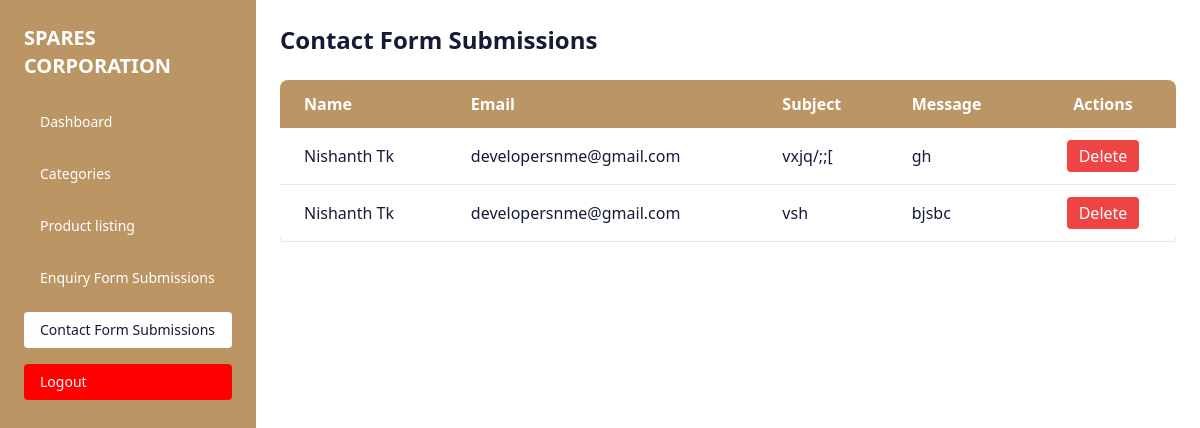
The app's page /admin_contact (signed in) with its own data.
### furnitureapp/models.py (models this page shows, shortened)
class Contact(models.Model):
    name = models.CharField(max_length=100)
    email = models.CharField(max_length=100)
    subject = models.CharField(max_length=100)
    message = models.TextField(max_length=1000)  # Use TextField for longer messages

### furnitureapp/views.py (the view)
# urls.py: path('admin_contact', views.admin_contact, name="admin_contact"),
@never_cache
@require_http_methods(["GET", "POST"])
def admin_contact(request):
    if not request.session.get('user_id'):
        return redirect('login')
    if request.method == "POST":
        contact_id = request.POST.get("contact_id")
        if contact_id:
            contact = get_object_or_404(Contact, id=contact_id)
            contact.delete()
            return redirect('admin_contact')  # Replace with your URL name
    contacts = Contact.objects.all()
    return render(request, 'admin_contact.html', {'contacts': contacts})

### furnitureapp/context_processors.py (called while the page is built)
def category_menu(request):
    selected_category = request.GET.get("category", "")
    categories = Category.objects.all()
    return {
        "categories": categories,
        "selected_category": selected_category
    }

### furnitureapp/templates/admin_contact.html (shortened to what this page needs)
<!DOCTYPE html>
<html lang="en">
<head>
  <script src="https://cdn.tailwindcss.com"></script>
</head>
<body class="bg-white text-[#151a37] font-sans">
  <div class="flex min-h-screen">
<div id="sidebar" class="fixed top-0 left-0 h-full w-64 bg-[#bc9565] text-white p-6 z-50 transform -translate-x-full md:translate-x-0 transition-transform duration-300 ease-in-out">
  <div class="flex items-center justify-between mb-6">
    <div class="w-full flex justify-center">
      <a href="{% url 'index' %}" id="brand" class="transition-all block">
      <h1 class="mt-2 text-lg md:text-xl md:mt-0 uppercase font-bold text-white">Spares Corporation</h1>
    </a>
    </div>
  </div>
  <nav>
    <ul class="space-y-4 text-sm">
      <li>
        <a href="{% url 'dashboard' %}" class="block py-2 px-4 rounded hover:bg-white hover:text-[#151a37]">Dashboard</a>
      </li>
      <li>
            <a href="{% url 'category' %}"
              class="block py-2 px-4 rounded hover:bg-white hover:text-[#151a37]">Categories</a>
          </li>
      <li>
        <a href="{% url 'listing' %}" class="block py-2 px-4 rounded hover:bg-white hover:text-[#151a37]">Product listing</a>
      </li>
      <li>
        <a href="{% url 'admin_enquiry' %}" class="block py-2 px-4 rounded hover:bg-white hover:text-[#151a37]">Enquiry Form Submissions</a>
      </li>
      <li>
        <a href="{% url 'admin_contact' %}" class="block py-2 px-4 rounded bg-white text-[#151a37]">Contact Form Submissions</a>
      </li>
      <li>
        <a href="{% url 'logout' %}" class="block py-2 px-4 rounded bg-[red] text-white">Logout</a>
      </li>
    </ul>
  </nav>
</div>
 <div class="flex-1 ml-0 md:ml-64 p-6">
      <h2 class="text-2xl font-semibold mb-6">Contact Form Submissions</h2>
      <div class="overflow-x-auto">
        <table class="min-w-full bg-white shadow-md rounded-lg overflow-hidden">
          <thead class="bg-[#bc9565] text-white">
            <tr>
              <th class="py-3 px-6 text-left">Name</th>
              <th class="py-3 px-6 text-left">Email</th>
              <th class="py-3 px-6 text-left">Subject</th>
              <th class="py-3 px-6 text-left">Message</th>
              <th class="py-3 px-6 text-center">Actions</th>
            </tr>
          </thead>
          <tbody id="contactTableBody">
  {% for contact in contacts %}
  <tr class="border-b" data-contact-id="{{ contact.id }}">
    <td class="py-3 px-6">{{ contact.name }}</td>
    <td class="py-3 px-6">{{ contact.email }}</td>
    <td class="py-3 px-6">{{ contact.subject }}</td>
    <td class="py-3 px-6">{{ contact.message }}</td>
    <td class="py-3 px-6 text-center">
      <form method="POST" onsubmit="return confirm('Are you sure you want to delete this submission?');" style="display:inline;">
        <button type="submit" class="bg-red-500 text-white px-3 py-1 rounded hover:bg-red-600">Delete</button>
      </form>
    </td>
  </tr>
  {% endfor %}
</tbody>
        </table>
      </div>
    </div>
  </div>
</body>
</html>

### records on screen
Contact: name "Nishanth Tk", email "developersnme@gmail.com", subject "vxjq/;;[", message "gh"
Contact: name "Nishanth Tk", email "developersnme@gmail.com", subject "vsh", message "bjsbc"
